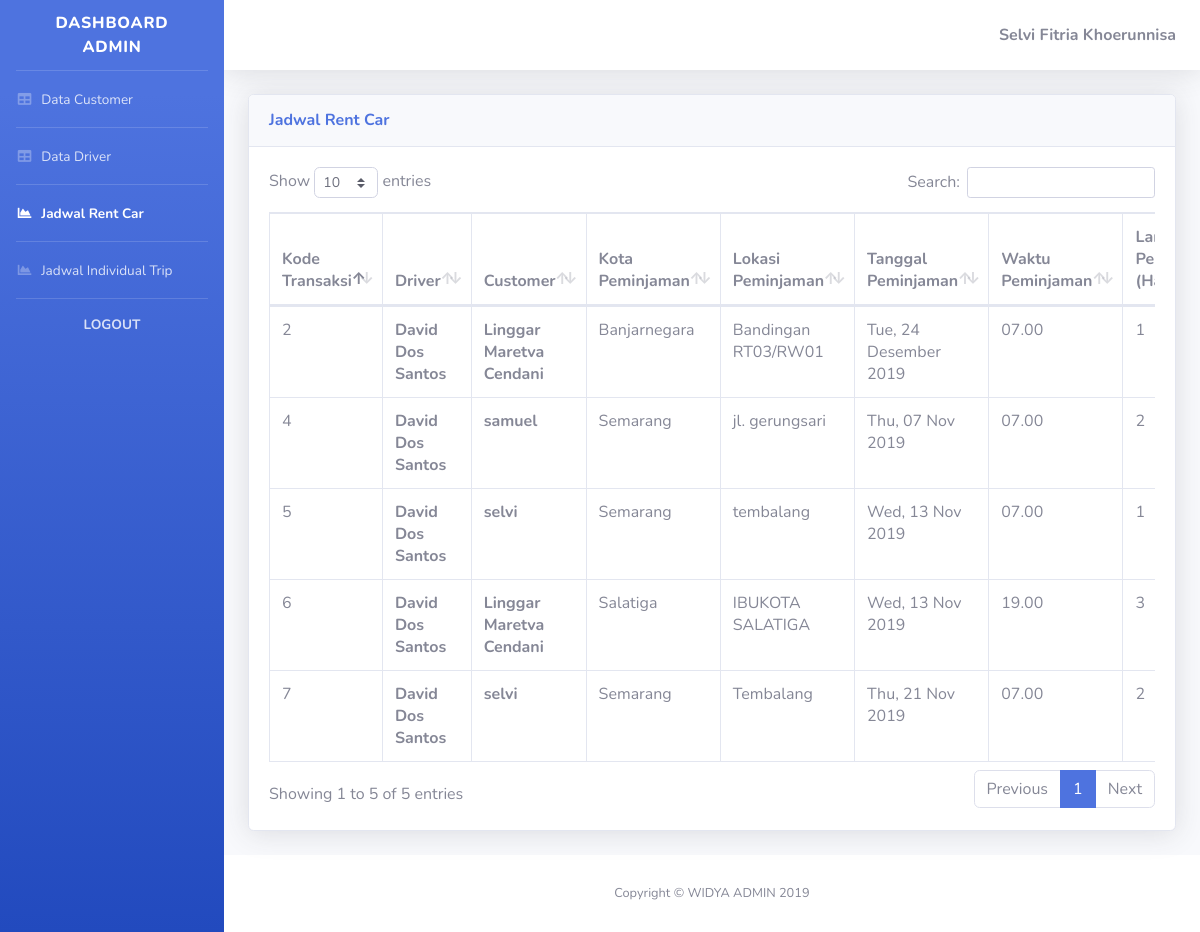
Screenshot of /website/admin/rentcar.php (signed in) with the database file from the repository.
### tables this page shows
CREATE TABLE `transaksi_rental` (
  `kode_transaksi` int(11) NOT NULL,
  `id_driver` int(11) NOT NULL,
  `id_customer` int(11) NOT NULL,
  `kota_peminjaman` int(11) NOT NULL,
  `lokasi_peminjaman` varchar(255) NOT NULL,
  `tanggal_peminjaman` varchar(255) NOT NULL,
  `waktu_peminjaman` varchar(255) NOT NULL,
  `lama_peminjaman(hari)` int(11) NOT NULL,
  `harga` int(20) NOT NULL,
  `status_transaksi` int(11) NOT NULL,
  `rating` int(5) NOT NULL DEFAULT 0
);

CREATE TABLE `drivers` (
  `id_driver` int(11) NOT NULL,
  `nama_driver` varchar(255) NOT NULL,
  `no_hp` varchar(255) NOT NULL,
  `email` varchar(255) NOT NULL,
  `password` varchar(255) NOT NULL,
  `foto_profil` varchar(255) NOT NULL,
  `id_mobil` int(11) NOT NULL
);

CREATE TABLE `customers` (
  `id_customer` int(11) NOT NULL,
  `nama_customer` varchar(255) NOT NULL,
  `no_hp` varchar(255) NOT NULL,
  `email` varchar(255) NOT NULL,
  `password` varchar(255) NOT NULL,
  `alamat` varchar(255) NOT NULL,
  `foto_profil` varchar(255) DEFAULT NULL
);

CREATE TABLE `kota` (
  `id_kota` int(11) NOT NULL,
  `nama_kota` varchar(255) NOT NULL
);

CREATE TABLE `waktu_berangkat` (
  `id_waktu_berangkat` int(11) NOT NULL,
  `nama_waktu_berangkat` varchar(255) NOT NULL
);

### website/admin/rentcar.php (the view, shortened to what this page needs)
<html>
<head>
  <link href="vendor/fontawesome-free/css/all.min.css" rel="stylesheet" type="text/css">
  <link href="css/sb-admin-2.min.css" rel="stylesheet">
  <link href="vendor/datatables/dataTables.bootstrap4.min.css" rel="stylesheet">
</head>
<body id="page-top">
  <div id="wrapper">
    <ul class="navbar-nav bg-gradient-primary sidebar sidebar-dark accordion" id="accordionSidebar">
      <a class="sidebar-brand d-flex align-items-center justify-content-center" href="index.php">
        <div class="sidebar-brand-text mx-3">Dashboard Admin</div>
      </a>
      <hr class="sidebar-divider my-0">
      <li class="nav-item">
        <a class="nav-link" href="index.php">
          <i class="fas fa-fw fa-table"></i>
          <span>Data Customer</span></a>
      </li>
      <hr class="sidebar-divider my-0">
      <li class="nav-item">
        <a class="nav-link" href="driver.php">
          <i class="fas fa-fw fa-table"></i>
          <span>Data Driver</span></a>
      </li>
      <hr class="sidebar-divider my-0">
      <li class="nav-item active">
        <a class="nav-link" href="rentcar.php">
          <i class="fas fa-fw fa-chart-area"></i>
          <span>Jadwal Rent Car</span></a>
      </li>
      <hr class="sidebar-divider my-0">
      <li class="nav-item">
        <a class="nav-link" href="individualtrip.php">
          <i class="fas fa-fw fa-chart-area"></i>
          <span>Jadwal Individual Trip</span></a>
      </li>
      <hr class="sidebar-divider my-0">
      <li class="nav-item">
        <a class="nav-link" href="#" data-toggle="modal" data-target="#logoutModal">
      <center>
        <span><b>LOGOUT</b></span>
      </center></a>
      </li>
    </ul>
    <div id="content-wrapper" class="d-flex flex-column">
      <div id="content">
        <nav class="navbar navbar-expand navbar-light bg-white topbar mb-4 static-top shadow">
          <ul class="navbar-nav ml-auto">
          <?php
            require_once('db_login.php');
            $con = mysqli_connect($db_host, $db_username, $db_password,$db_database);
            $email = $_SESSION['email'];
            $query = " SELECT nama_admin, id_admin FROM admin WHERE admin.email = '$email' ";
            $result = mysqli_query($con,$query);
            $row = mysqli_fetch_array($result);
            $nama = $row['nama_admin'];
          ?>
            <span class="mr-2 d-none d-lg-inline text-gray-600 medium"><b><?php echo $nama; ?></b></span>
          </ul>
        </nav>
        <div class="container-fluid">
            <div class="card shadow mb-4">
              <div class="card-header py-3">
                <h6 class="m-0 font-weight-bold text-primary">Jadwal Rent Car</h6>
              </div>
              <div class="card-body">
                <div class="table-responsive">
                  <table class="table table-bordered" id="dataTable" width="100%" cellspacing="0">
                    <thead>
                      <tr>
                        <th>Kode Transaksi</th>
                        <th>Driver</th>
                        <th>Customer</th>
                        <th>Kota Peminjaman</th>
                        <th>Lokasi Peminjaman</th>
                        <th>Tanggal Peminjaman</th>
                        <th>Waktu Peminjaman</th>
                        <th>Lama Peminjaman (Hari)</th>
                      </tr>
                    </thead>
                    <tbody>
                    <?php
                      require_once('db_login.php');
                      $con = mysqli_connect($db_host, $db_username, $db_password,$db_database);
                      $query = " SELECT * FROM transaksi_rental, drivers, customers, kota, status_transaksi, waktu_berangkat WHERE transaksi_rental.id_driver = drivers.id_driver AND transaksi_rental.id_customer = customers.id_customer AND transaksi_rental.kota_peminjaman = kota.id_kota AND transaksi_rental.status_transaksi = status_transaksi.id_status_transaksi AND transaksi_rental.waktu_peminjaman = waktu_berangkat.id_waktu_berangkat ";
                      $result = mysqli_query($con,$query);
                      while ($row = mysqli_fetch_array($result)){
                          echo '<tr>';
                          echo '<td>'.$row['kode_transaksi'].'</td>';
                          echo '<td><b>'.$row['nama_driver'].'</b></td> ';
                          echo '<td><b>'.$row['nama_customer'].'</b></td> ';
                          echo '<td>'.$row['nama_kota'].'</td>';
                          echo '<td>'.$row['lokasi_peminjaman'].'</td>';
                          echo '<td>'.$row['tanggal_peminjaman'].'</td>';
                          echo '<td>'.$row['nama_waktu_berangkat'].'</td>';
                          echo '<td>'.$row['lama_peminjaman(hari)'].'</td>';
                          echo '</tr>';
                      }
                    ?>
                    </tbody>
                  </table>
                </div>
              </div>
            </div>
          </div>
      </div>
      <footer class="sticky-footer bg-white">
        <div class="container my-auto">
          <div class="copyright text-center my-auto">
            <span>Copyright &copy; WIDYA ADMIN 2019</span>
          </div>
        </div>
      </footer>
    </div>
  </div>
</body>
</html>

### rows the page displays
transaksi_rental: kode_transaksi "2", id_driver.nama_driver "David Dos Santos", id_customer.nama_customer "Linggar Maretva Cendani", kota.nama_kota "Banjarnegara", lokasi_peminjaman "Bandingan RT03/RW01", tanggal_peminjaman "Tue, 24 Desember 2019", waktu_berangkat.nama_waktu_berangkat "07.00", value "1"
transaksi_rental: kode_transaksi "4", id_driver.nama_driver "David Dos Santos", id_customer.nama_customer "samuel", kota.nama_kota "Semarang", lokasi_peminjaman "jl. gerungsari", tanggal_peminjaman "Thu, 07 Nov 2019", waktu_berangkat.nama_waktu_berangkat "07.00", value "2"
transaksi_rental: kode_transaksi "5", id_driver.nama_driver "David Dos Santos", id_customer.nama_customer "selvi", kota.nama_kota "Semarang", lokasi_peminjaman "tembalang", tanggal_peminjaman "Wed, 13 Nov 2019", waktu_berangkat.nama_waktu_berangkat "07.00", value "1"
transaksi_rental: kode_transaksi "7", id_driver.nama_driver "David Dos Santos", id_customer.nama_customer "selvi", kota.nama_kota "Semarang", lokasi_peminjaman "Tembalang", tanggal_peminjaman "Thu, 21 Nov 2019", waktu_berangkat.nama_waktu_berangkat "07.00", value "2"
transaksi_rental: kode_transaksi "6", id_driver.nama_driver "David Dos Santos", id_customer.nama_customer "Linggar Maretva Cendani", kota.nama_kota "Salatiga", lokasi_peminjaman "IBUKOTA SALATIGA", tanggal_peminjaman "Wed, 13 Nov 2019", waktu_berangkat.nama_waktu_berangkat "19.00", value "3"

### other values shown
$nama "Selvi Fitria Khoerunnisa"
